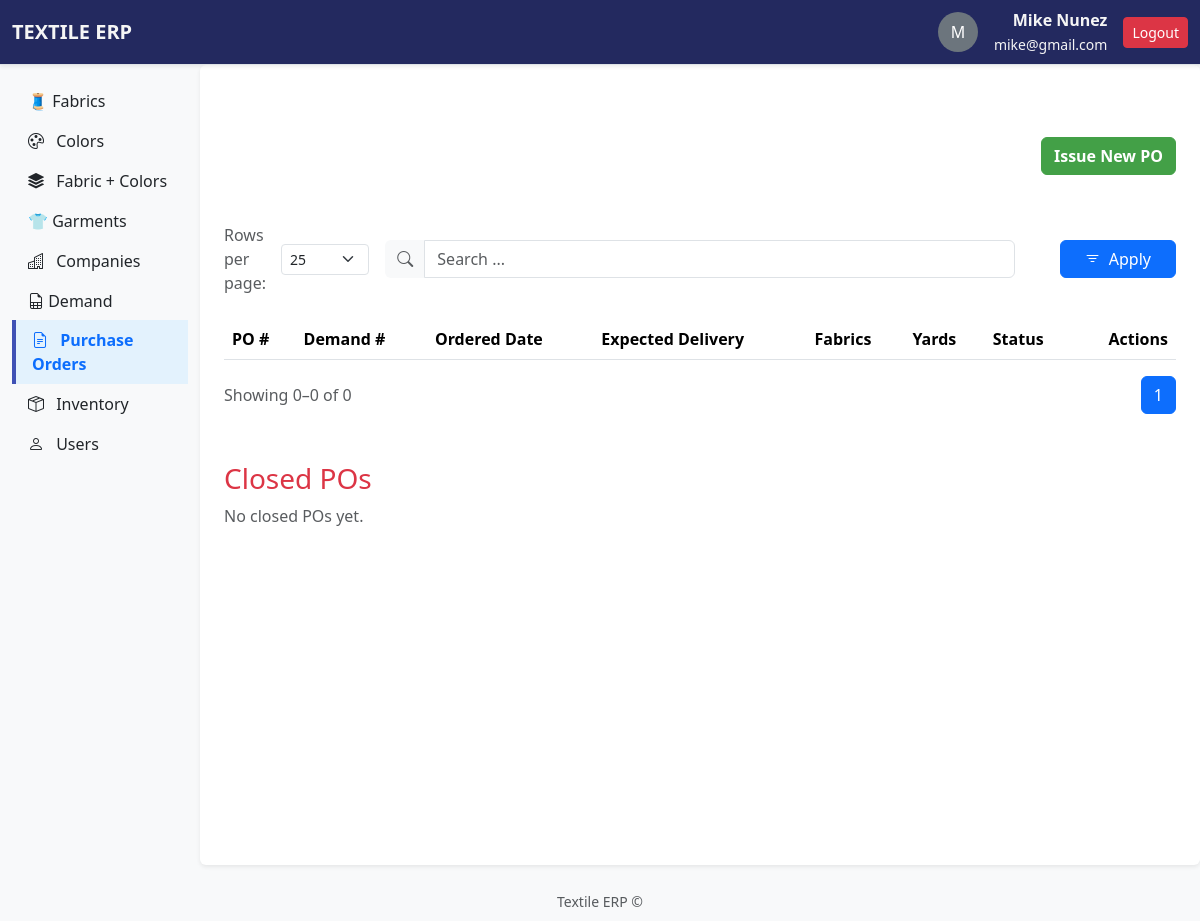
The app's page /pos/ (signed in), older data.
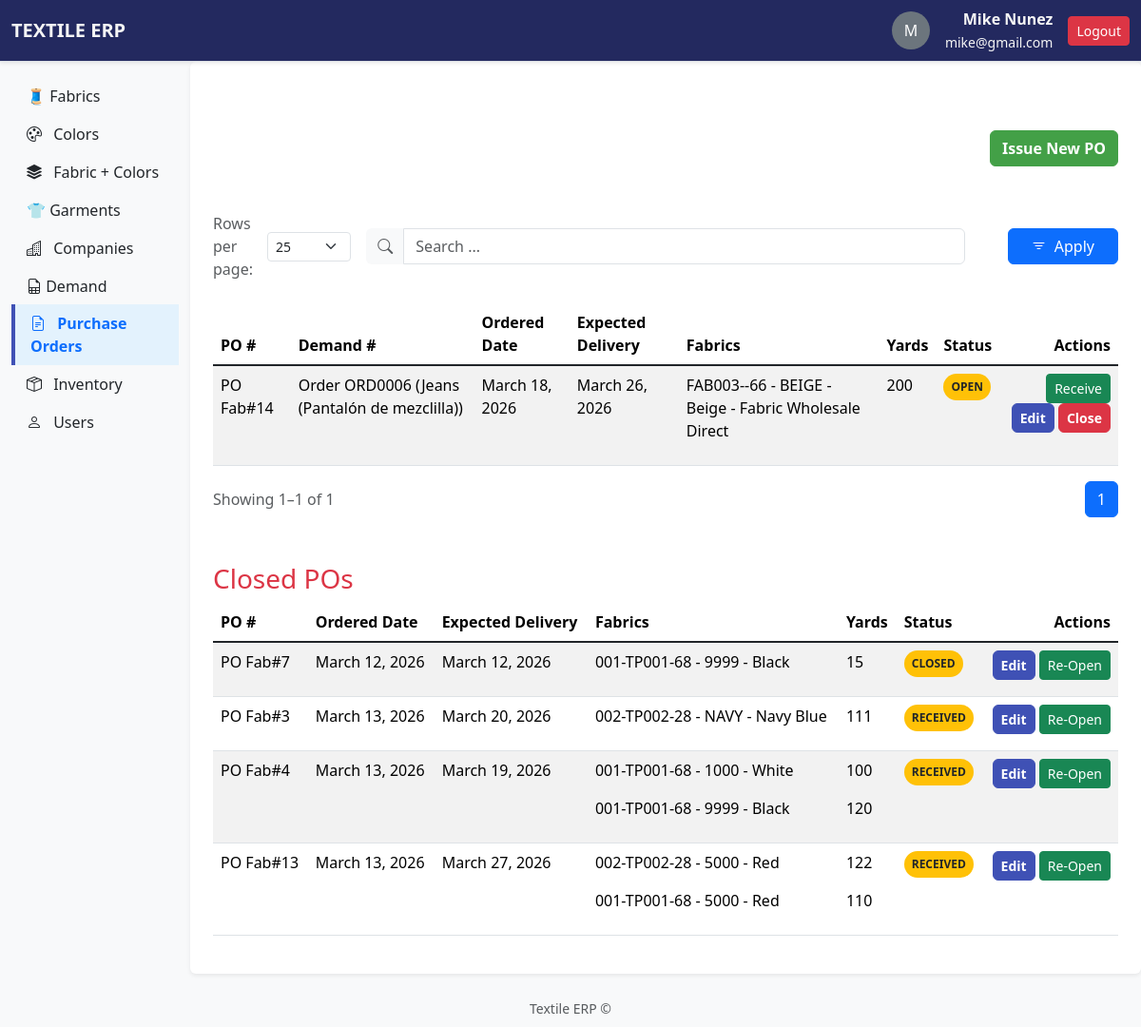
The same page, newer data.
### apps/pos/models.py (models this page shows, shortened)
class PurchaseOrder(models.Model):
    STATUS_CHOICES = [
        ("OPEN", "Open"),
        ("APPROVED", "Approved"),
        ("RECEIVED", "Received"),
        ("CLOSED", "Closed"),
    ]
    po_number = models.CharField(max_length=20, unique=True)
    vendor = models.ForeignKey(Vendor, on_delete=models.PROTECT, related_name="purchase_orders")
    demand = models.ForeignKey(Demand, on_delete=models.SET_NULL, related_name="purchase_orders", blank=True, null=True
    )
    order_date = models.DateField(default=timezone.now)
    expected_delivery = models.DateField(blank=True, null=True)
    status = models.CharField(max_length=20, choices=STATUS_CHOICES, default="OPEN")
    is_active = models.BooleanField(default=True)

class PurchaseOrderFabrics(models.Model):
    purchase_order = models.ForeignKey(PurchaseOrder, on_delete=models.CASCADE, related_name="fabrics")
    fabric = models.ForeignKey(FabricColor, on_delete=models.PROTECT)
    yards = models.PositiveIntegerField()
    class Meta:
        constraints = [
            models.UniqueConstraint(
                fields=["purchase_order", "fabric"],
                name="unique_purchase_order_fabric"
            )
        ]

### apps/demand/models.py (models this page shows)
class Demand(models.Model):
    job = models.CharField(max_length=50, unique=True)
    customer = models.ForeignKey(Customer, on_delete=models.CASCADE)
    order_number = models.CharField(max_length=50, unique=True)
    po_ship_date = models.DateField()
    style = models.ForeignKey(GarmentStyle, on_delete=models.CASCADE)
    total_pieces = models.PositiveIntegerField()
    is_active = models.BooleanField(default=True)
    def __str__(self):
        return f"Order {self.order_number} ({self.style})"

### apps/garments/models.py (models this page shows)
class GarmentStyle(models.Model):
    name = models.CharField(max_length=100, unique=True)
    description = models.TextField(blank=True, null=True)
    fabrics = models.ManyToManyField(FabricColor, through="GarmentStyleFabricColor", blank=True)
    is_active = models.BooleanField(default=True)
    def __str__(self):
        return self.name

### apps/fabrics/models.py (models this page shows, shortened)
class FabricColor(models.Model):
    fabric = models.ForeignKey(Fabric, on_delete=models.CASCADE)
    color = models.ForeignKey(Color, on_delete=models.CASCADE)
    lab_dip = models.CharField(max_length=20, blank=True)
    price = models.DecimalField(max_digits=6, decimal_places=2)
    is_active = models.BooleanField(default=True)
    class Meta:
        constraints = [
            models.UniqueConstraint(
                fields=['fabric', 'color'],
                name='unique_fabric_color',
                violation_error_message="This fabric & color is already registered."
            )
        ]
    def __str__(self):
        return f"{self.fabric.item_merged} - {self.color.color_name}"

class Fabric(models.Model):
    open_or_tubular = [
        ('open', 'Open'),
        ('tubular', 'Tubular')
    ]
    item_code = models.CharField(max_length=50, unique=True)
    vendor_code = models.CharField(max_length=50)
    vendor = models.ForeignKey(Vendor, on_delete=models.CASCADE)
    fabric_class = models.CharField(max_length=50)
    content = models.CharField(max_length=100)
    weight = models.DecimalField(max_digits=6, decimal_places=2)
    country_of_origin = models.CharField(max_length=50)
    open_or_tubular = models.CharField(choices=open_or_tubular)
    yarn_type = models.CharField(max_length=50, blank=True, null=True)
    yarn_size = models.CharField(max_length=50, blank=True, null=True)
    cuttable = models.IntegerField()
    is_active = models.BooleanField(default=True)
    @property
    def item_merged(self):
        return f"{self.item_code}-{self.vendor_code}-{self.cuttable}"

### apps/colors/models.py (models this page shows, shortened)
class Color(models.Model):
    name = models.CharField(max_length=50)
    code = models.CharField(max_length=50, unique=True)
    hex_value = models.CharField(max_length=7, blank=True, null=True)
    created_by = models.CharField(max_length=150, blank=True, null=True)
    created_at = models.DateTimeField(auto_now_add=True)  # fecha de creación automática
    is_active = models.BooleanField(default=True)
    @property
    def color_name(self):
        return f"{self.code} - {self.name}"

### apps/companies/models.py (models this page shows, shortened)
class Vendor(models.Model):
    company = models.OneToOneField(Company, on_delete=models.CASCADE)
    payment_terms = models.CharField(max_length=100)

class Company(models.Model):
    name = models.CharField(max_length=150, unique=True)
    street = models.CharField(max_length=150)
    city = models.CharField(max_length=100)
    state = models.CharField(max_length=100)
    zipcode = models.CharField(max_length=20)
    country = models.CharField(max_length=100)
    phone = models.CharField(max_length=20, blank=True, null=True)
    email = models.EmailField(blank=True, null=True)
    is_active = models.BooleanField(default=True)

### apps/pos/views.py (the view, shortened to what this page needs)
# urls.py: path('', views.pos_list, name="pos_list"),
@never_cache
@login_required
def pos_list(request):
    q = request.GET.get('q')
    DEFAULT_ROWS_PER_PAGE = 25 # default to 25
    rows_per_page = request.GET.get('rowsPerPage', DEFAULT_ROWS_PER_PAGE)
    try:
        rows_per_page = int(rows_per_page)
    except ValueError:
        rows_per_page = DEFAULT_ROWS_PER_PAGE
    active_pos = PurchaseOrder.objects.filter(is_active=True).order_by('id')
    inactive_pos = PurchaseOrder.objects.filter(is_active=False).order_by('id')
    paginator = Paginator(active_pos, rows_per_page)
    page_number = request.GET.get('page')
    page_obj = paginator.get_page(page_number)
    return render(request, 'pos/pos_list.html', {'page_obj': page_obj,
                                                 'rows_per_page': rows_per_page,
                                                 'inactive_pos': inactive_pos})

### apps/pos/templates/pos/pos_list.html (shortened to what this page needs)
{% extends 'base.html' %}
{% block content %}
<div class="mt-5">
    <div class="d-flex justify-content-between align-items-center mb-3">
        <a href="{% url 'pos:issue_po' %}" class="btn btn-add">Issue New PO</a>
    </div>
</div>
<div class="mt-5">
    {% include '_search_form.html' %}
</div>
{% include 'pos/_pos_table.html' %}
{% if request.user.is_superuser %}
<h3 class="mt-5 text-danger">Closed POs</h3>
{% include 'pos/_inactive_pos_table.html' %}
{% endif %}
{% endblock %}

### apps/pos/templates/pos/_pos_table.html (shortened to what this page needs)
<div class="table-responsive">
  <table class="table table-striped table-hover">
    <thead>
      <tr>
        <th scope="col">PO #</th>
        <th scope="col">Demand #</th>
        <th scope="col">Ordered Date</th>
        <th scope="col">Expected Delivery</th>
        <th scope="col">Fabrics</th>
        <th scope="col">Yards</th>
        <th scope="col">Status</th>
        <th class="text-end">Actions</th>
      </tr>
    </thead>
    <tbody class="table-group-divider">
      {% for pos in page_obj %}
      <tr>
        <td>{{ pos.po_number }}</td>
        <td>{{ pos.demand }}</td>
        <td>{{ pos.order_date }}</td>
        <td>{{ pos.expected_delivery }}</td>
        <td>
          {% if pos.fabrics.all %}
            {% for fabriccolor in pos.fabrics.all %}
              <p>{{ fabriccolor.fabric }} - {{ fabriccolor.fabric.fabric.vendor.company.name }}</p>
            {% endfor %}
          {% else %}
            <p>No fabrics assigned.</p>
          {% endif %}
        </td>
        <td>
          {% if pos.fabrics.all %}
            {% for fabriccolor in pos.fabrics.all %}
              <p>{{ fabriccolor.yards }}</p>
            {% endfor %}
          {% else %}
            <p>No fabrics assigned.</p>
          {% endif %}
        </td>
        <td><span class="badge rounded-pill bg-warning text-dark p-2">{{ pos.status }}</span></td>
        <td class="text-end">
          <a href="{% url 'inventory:create_receipt_from_po' pos.id %}"
              class="btn btn-sm btn-success">Receive</a>
          <a href="{% url 'pos:edit_po' pos.id %}"
              class="btn btn-sm btn-edit">Edit</a>
          {% if request.user.is_superuser %}
          <a href="{% url 'pos:deactivate_po' pos.id %}"
              class="btn btn-sm btn-delete">Close</a>
          {% endif %}
        </td>
      </tr>
      {% endfor %}
    </tbody>
  </table>
  <div class="d-flex justify-content-between align-items-center mt-3">
    <div class="text-muted">
      Showing {{ page_obj.start_index }}–{{ page_obj.end_index }} of {{ page_obj.paginator.count }}
    </div>
    <nav>
      <ul class="pagination mb-0">
        {% for num in page_obj.paginator.page_range %}
        {% if num == page_obj.number %}
        <li class="page-item active"><span class="page-link">{{ num }}</span></li>
        {% else %}
        <li class="page-item">
          <a class="page-link" href="?q={{ q }}&rowsPerPage={{ rows_per_page }}&page={{ num }}">{{ num }}</a>
        </li>
        {% endif %}
        {% endfor %}
      </ul>
    </nav>
  </div>
</div>

### apps/pos/templates/pos/_inactive_pos_table.html
<div class="table-responsive">
  {% if inactive_pos %}
  <table class="table table-striped table-hover">
    <thead>
      <tr>
        <th scope="col">PO #</th>
        <th scope="col">Ordered Date</th>
        <th scope="col">Expected Delivery</th>
        <th scope="col">Fabrics</th>
        <th scope="col">Yards</th>
        <th scope="col">Status</th>
        <th class="text-end">Actions</th>
      </tr>
    </thead>
    <tbody class="table-group-divider">
      {% for pos in inactive_pos %}
      <tr>
        <td>{{ pos.po_number }}</td>
        <td>{{ pos.order_date }}</td>
        <td>{{ pos.expected_delivery }}</td>
        <td>
          {% if pos.fabrics.all %}
            {% for fabriccolor in pos.fabrics.all %}
              <p>{{ fabriccolor.fabric }}</p>
            {% endfor %}
          {% else %}
            <p>No fabrics assigned.</p>
          {% endif %}
        </td>
        <td>
          {% if pos.fabrics.all %}
            {% for fabriccolor in pos.fabrics.all %}
              <p>{{ fabriccolor.yards }}</p>
            {% endfor %}
          {% else %}
            <p>No fabrics assigned.</p>
          {% endif %}
        </td>
        <td><span class="badge rounded-pill bg-warning text-dark p-2">{{ pos.status }}</span></td>
        <td class="text-end">
          <a href="{% url 'pos:edit_po' pos.id %}"
              class="btn btn-sm btn-edit">Edit</a>
          {% if request.user.is_superuser %}
          <a href="{% url 'pos:activate_po' pos.id %}"
              class="btn btn-sm btn-success">Re-Open</a>
          {% endif %}
        </td>
      </tr>
      {% endfor %}
    </tbody>
  </table>
  {% else %}
  <p class="text-muted">No closed POs yet.</p>
  {% endif %}
</div>

Row changes from the older to the newer data that the page shows:
added PurchaseOrder: po_number "PO Fab#14", demand "Order ORD0006 (Jeans (Pantalón de mezclilla))", order_date "March 18, 2026", expected_delivery "March 26, 2026", status "OPEN"
added PurchaseOrderFabrics: fabric "FAB003--66 - BEIGE - Beige", fabric.fabric.vendor.company.name "Fabric Wholesale Direct", yards "200"
added PurchaseOrder: po_number "PO Fab#7", order_date "March 12, 2026", expected_delivery "March 12, 2026", status "CLOSED", shown under "Closed POs"
added PurchaseOrderFabrics: fabric "001-TP001-68 - 9999 - Black", yards "15"
added PurchaseOrder: po_number "PO Fab#3", order_date "March 13, 2026", expected_delivery "March 20, 2026", status "RECEIVED", shown under "Closed POs"
added PurchaseOrderFabrics: fabric "002-TP002-28 - NAVY - Navy Blue", yards "111"
added PurchaseOrder: po_number "PO Fab#4", order_date "March 13, 2026", expected_delivery "March 19, 2026", status "RECEIVED", shown under "Closed POs"
added PurchaseOrderFabrics: fabric "001-TP001-68 - 1000 - White", yards "100"
added PurchaseOrderFabrics: fabric "001-TP001-68 - 9999 - Black", yards "120"
added PurchaseOrder: po_number "PO Fab#13", order_date "March 13, 2026", expected_delivery "March 27, 2026", status "RECEIVED", shown under "Closed POs"
added PurchaseOrderFabrics: fabric "002-TP002-28 - 5000 - Red", yards "122"
added PurchaseOrderFabrics: fabric "001-TP001-68 - 5000 - Red", yards "110"
Text that changed along with them:
{{ page_obj.start_index }}: "0" → "1"
{{ page_obj.end_index }}: "0" → "1"
{{ page_obj.paginator.count }}: "0" → "1"
text no longer shown: "No closed POs yet."
text now shown: "PO # Ordered Date Expected Delivery Fabrics Yards Status Actions"
